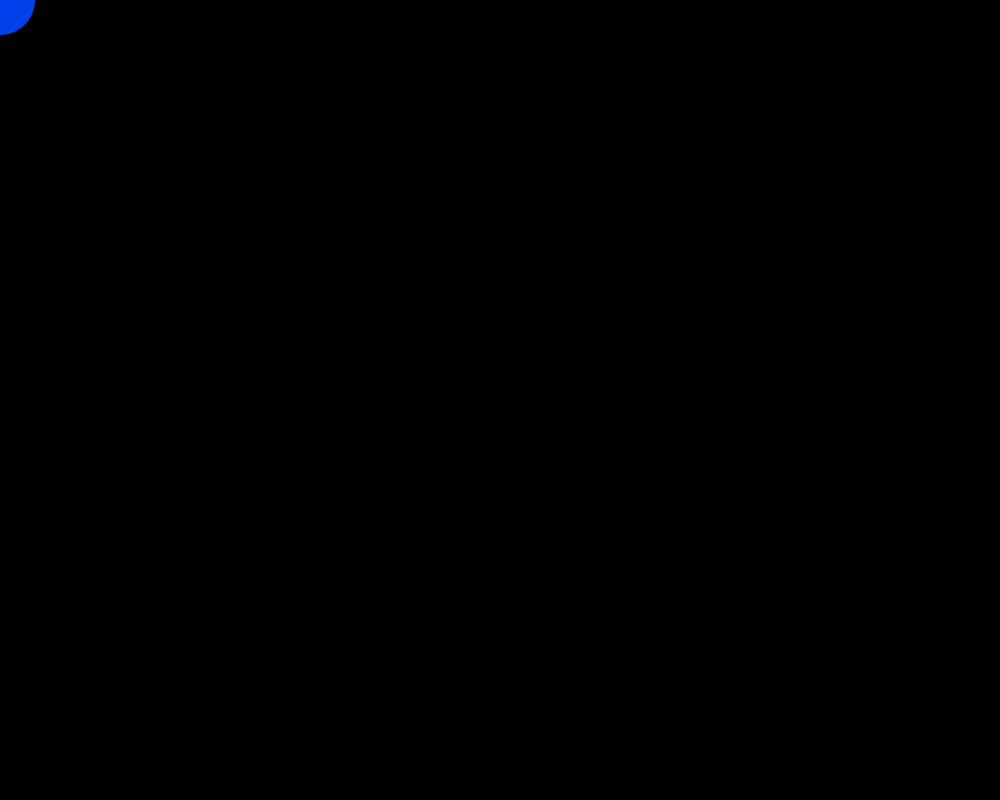
Frame 1 (no input)
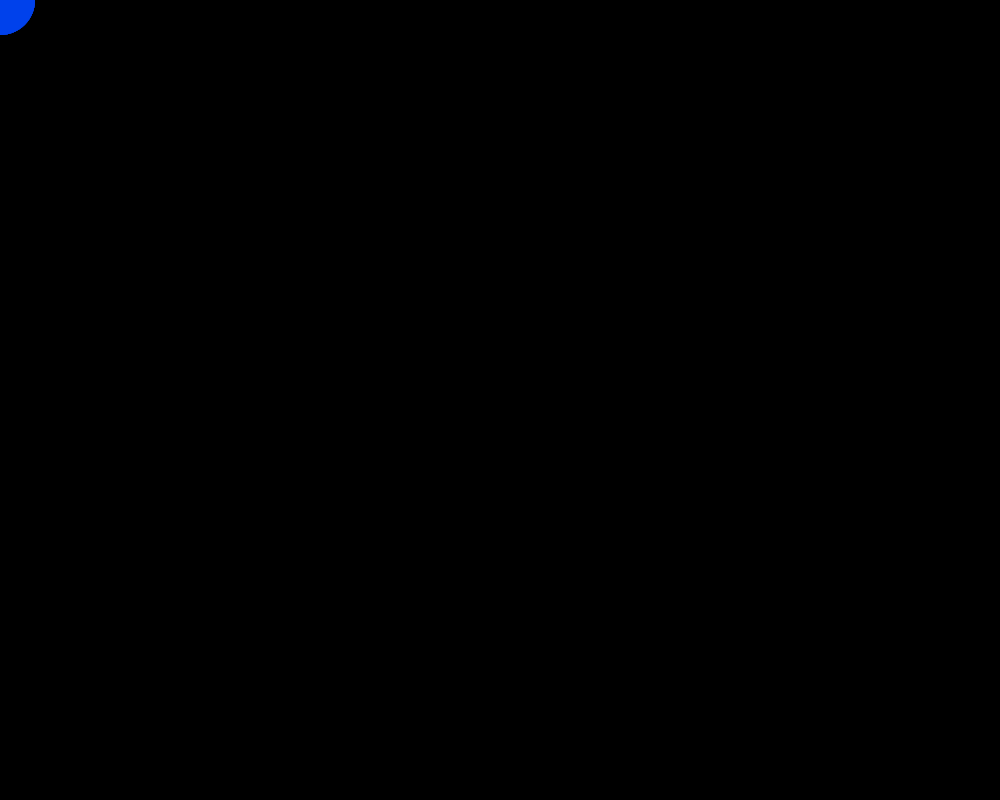
Frame 60 (the mouse pressed at the canvas centre just before this capture)
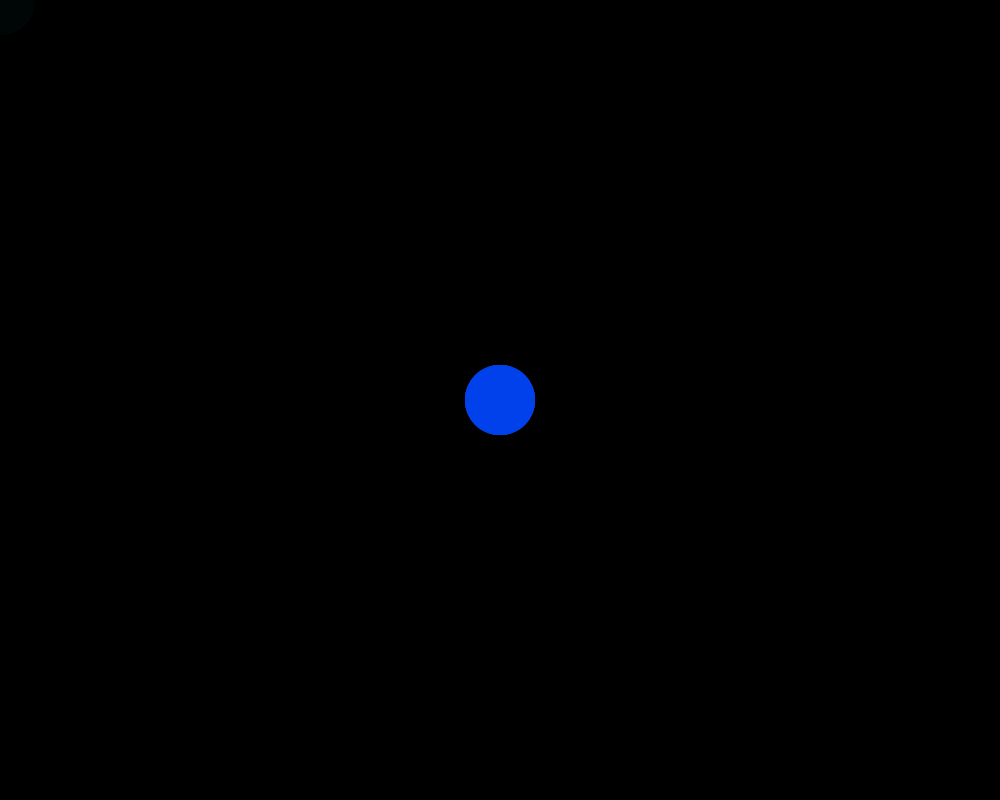
Frame 120 (the mouse held since frame 60 and released just before this capture)

The Processing sketch that drew these frames (run headless with seeded random() and noise(); from frame 60 on, the mouse is pressed at the canvas centre):

// Processing sketch: processing_48456
// ── processing_48456.pde

void setup()
{
  frameRate(200);
  size(1000, 800);
background(0,0,0);
  smooth();
}

void draw()
{

  //circle

  fill(0,70,255); 
 noStroke();

  
  ellipse(mouseX, mouseY, 70,70);
  
  
  fill(0,0,0,20);
  rect(0,0,width,height);
  
}

void mousePressed()
{
fill(255,50,0);
 rect(0,0,width,height);
 
}
void mouseReleased()
{
  fill(255,255,255);
  rect(0,0,width,height);
}
